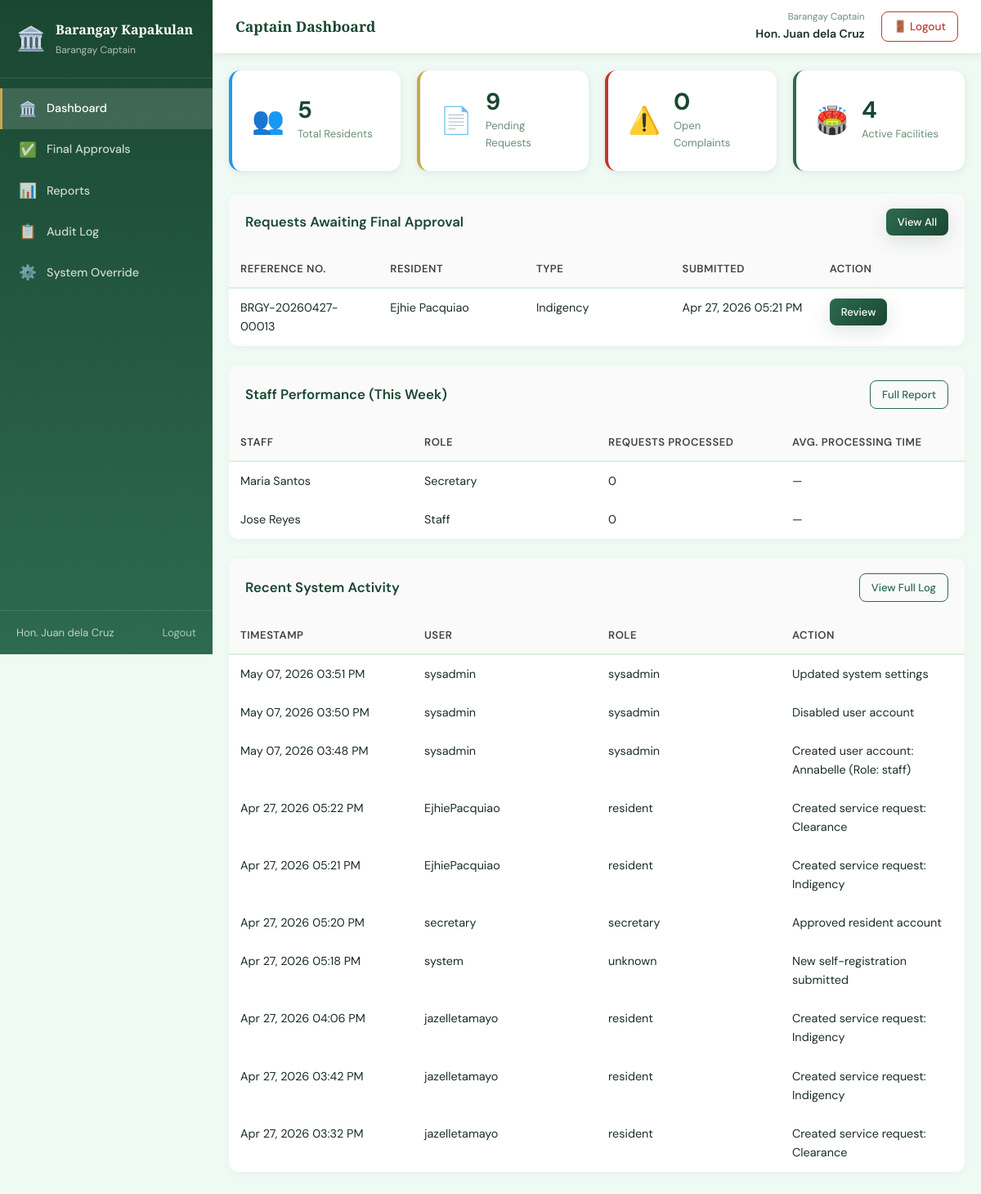
/captain/dashboard.php (signed in), run on an earlier commit of the app's database.
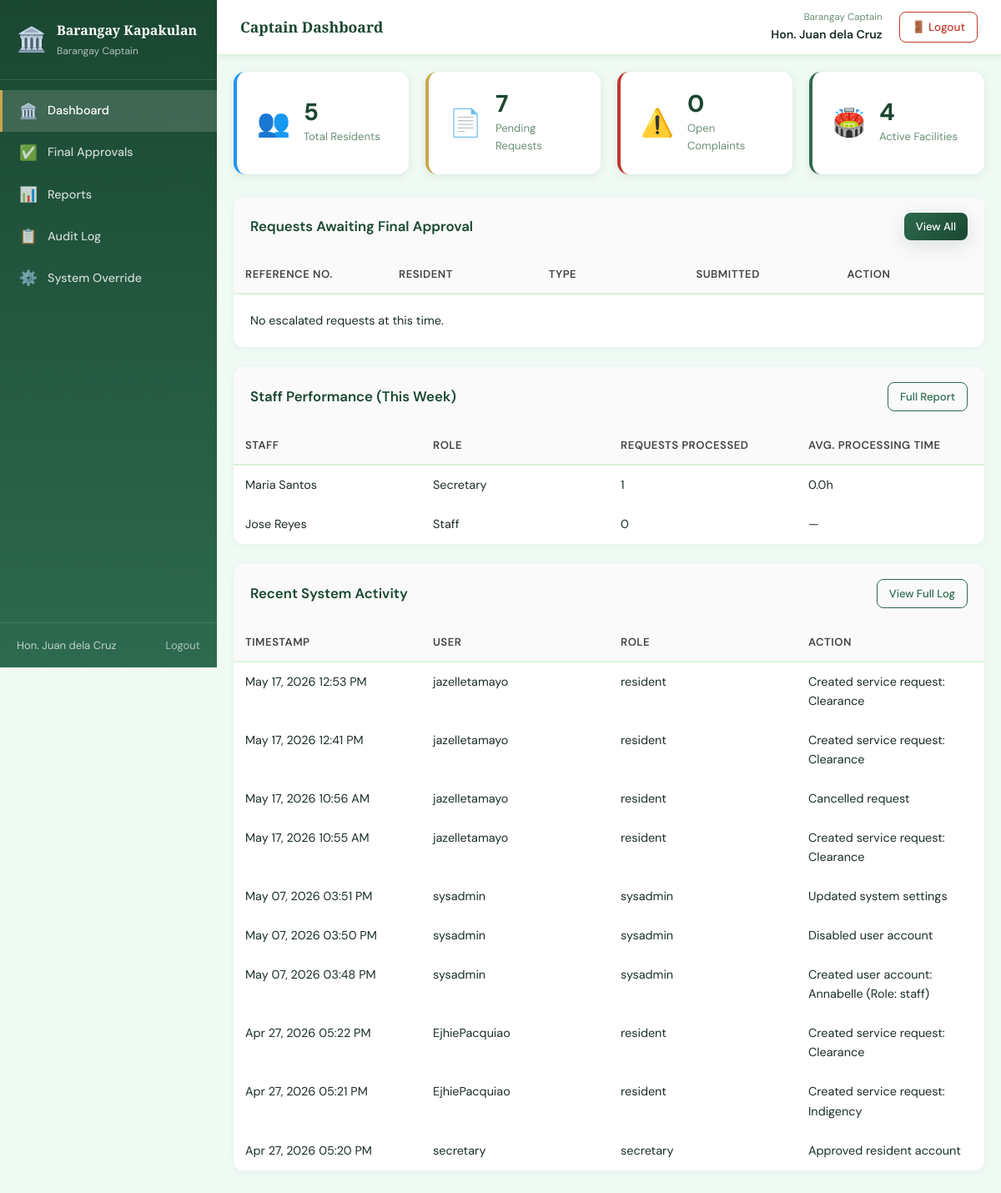
And on a later commit of the database.
### tables this page shows
CREATE TABLE `servicerequest` (
  `RequestID` int(11) NOT NULL,
  `ReferenceNo` varchar(30) NOT NULL,
  `ResidentID` int(11) NOT NULL,
  `RequestType` enum('Clearance','Indigency','FacilityReservation','Complaint') NOT NULL,
  `Purpose` text DEFAULT NULL,
  `Status` enum('Pending','ForApproval','Approved','Prepared','Released','Rejected','Cancelled') DEFAULT 'Pending',
  `Remarks` text DEFAULT NULL,
  `ProcessedBy` int(11) DEFAULT NULL,
  `ProcessedAt` datetime DEFAULT NULL,
  `ReleasedBy` int(11) DEFAULT NULL,
  `ReleasedAt` datetime DEFAULT NULL,
  `CancelledBy` int(11) DEFAULT NULL,
  `CancelledAt` datetime DEFAULT NULL,
  `CancellationReason` text DEFAULT NULL,
  `CreatedBy` int(11) DEFAULT NULL,
  `CreatedAt` datetime DEFAULT current_timestamp(),
  `UpdatedAt` datetime DEFAULT current_timestamp() ON UPDATE current_timestamp(),
  `SecretaryNote` text DEFAULT NULL,
  `PreparedBy` int(11) DEFAULT NULL,
  `PreparedAt` datetime DEFAULT NULL
);

CREATE TABLE `auditlog` (
  `LogID` int(11) NOT NULL,
  `UserAccountID` int(11) DEFAULT NULL,
  `Username` varchar(100) DEFAULT NULL,
  `Role` varchar(50) DEFAULT NULL,
  `Action` varchar(255) NOT NULL,
  `RecordAffected` varchar(100) DEFAULT NULL,
  `IPAddress` varchar(45) DEFAULT NULL,
  `LoggedAt` datetime DEFAULT current_timestamp()
);

### captain/dashboard.php (the view, shortened to what the changed rows need)
<?php
$pdo = get_db();
$pendingRequests = $pdo->query(
    "SELECT COUNT(*) FROM ServiceRequest WHERE Status IN ('Pending','ForApproval')"
)->fetchColumn();
$forApprovalRequests = $pdo->query(
    "SELECT sr.RequestID, sr.ReferenceNo, sr.RequestType,
            sr.CreatedAt, sr.Remarks,
            CONCAT(r.FirstName,' ',r.LastName) AS ResidentName
     FROM ServiceRequest sr
     JOIN Resident r ON sr.ResidentID = r.ResidentID
     WHERE sr.Status = 'ForApproval'
     ORDER BY sr.CreatedAt ASC
     LIMIT 10"
)->fetchAll(PDO::FETCH_ASSOC);
$staffPerformance = $pdo->query(
    "SELECT ua.FullName,
            ua.Role,
            COUNT(sr.RequestID)                              AS Processed,
            AVG(TIMESTAMPDIFF(HOUR, sr.CreatedAt, sr.ProcessedAt)) AS AvgHours
     FROM UserAccount ua
     LEFT JOIN ServiceRequest sr
            ON ua.UserAccountID = sr.ProcessedBy
           AND sr.ProcessedAt >= DATE_SUB(NOW(), INTERVAL 7 DAY)
     WHERE ua.Role IN ('secretary', 'staff')
       AND ua.AccountStatus = 'Active'
     GROUP BY ua.UserAccountID, ua.FullName, ua.Role
     ORDER BY Processed DESC
     LIMIT 10"
)->fetchAll(PDO::FETCH_ASSOC);
$recentActivity = $pdo->query(
    "SELECT LogID, Username, Role, Action, RecordAffected, LoggedAt
     FROM AuditLog
     ORDER BY LoggedAt DESC
     LIMIT 10"
)->fetchAll(PDO::FETCH_ASSOC);
include '../includes/header.php';
?>
<div class="app-layout">
    <?php include '../includes/sidebar.php'; ?>
    <main class="main-content">
        <div class="page-body">
            <div class="stats-grid">
                <div class="stat-card stat-yellow">
                    <div class="stat-info">
                        <span class="stat-value"><?= $pendingRequests ?></span>
                        <span class="stat-label">Pending Requests</span>
                    </div>
                </div>
            </div>
            <div class="card">
                <table class="data-table">
                    <thead>
                        <tr>
                            <th>Reference No.</th>
                            <th>Resident</th>
                            <th>Type</th>
                            <th>Submitted</th>
                            <th>Action</th>
                        </tr>
                    </thead>
                    <tbody>
                        <?php if (empty($forApprovalRequests)): ?>
                            <tr>
                                <td colspan="5" class="empty-row">No escalated requests at this time.</td>
                            </tr>
                        <?php else: ?>
                            <?php foreach ($forApprovalRequests as $req): ?>
                                <tr>
                                    <td><?= htmlspecialchars($req['ReferenceNo']) ?></td>
                                    <td><?= htmlspecialchars($req['ResidentName']) ?></td>
                                    <td><?= htmlspecialchars($req['RequestType']) ?></td>
                                    <td><?= date('M d, Y h:i A', strtotime($req['CreatedAt'])) ?></td>
                                    <td>
                                        <a href="final_approvals.php?id=<?= $req['RequestID'] ?>"
                                            class="btn btn-small btn-primary">Review</a>
                                    </td>
                                </tr>
                            <?php endforeach; ?>
                        <?php endif; ?>
                    </tbody>
                </table>
            </div>
            <div class="card">
                <table class="data-table">
                    <thead>
                        <tr>
                            <th>Staff</th>
                            <th>Role</th>
                            <th>Requests Processed</th>
                            <th>Avg. Processing Time</th>
                        </tr>
                    </thead>
                    <tbody>
                        <?php if (empty($staffPerformance)): ?>
                            <tr>
                                <td colspan="4" class="empty-row">No staff activity this week.</td>
                            </tr>
                        <?php else: ?>
                            <?php foreach ($staffPerformance as $s): ?>
                                <tr>
                                    <td><?= htmlspecialchars($s['FullName'] ?? 'Unnamed') ?></td>
                                    <td><?= htmlspecialchars(ucfirst($s['Role'])) ?></td>
                                    <td><?= (int)$s['Processed'] ?></td>
                                    <td><?= $s['AvgHours'] !== null ? number_format((float)$s['AvgHours'], 1) . 'h' : '—' ?></td>
                                </tr>
                            <?php endforeach; ?>
                        <?php endif; ?>
                    </tbody>
                </table>
            </div>
            <div class="card">
                <table class="data-table">
                    <thead>
                        <tr>
                            <th>Timestamp</th>
                            <th>User</th>
                            <th>Role</th>
                            <th>Action</th>
                        </tr>
                    </thead>
                    <tbody>
                        <?php if (empty($recentActivity)): ?>
                            <tr>
                                <td colspan="4" class="empty-row">No recent activity.</td>
                            </tr>
                        <?php else: ?>
                            <?php foreach ($recentActivity as $log): ?>
                                <tr>
                                    <td><?= date('M d, Y h:i A', strtotime($log['LoggedAt'])) ?></td>
                                    <td><?= htmlspecialchars($log['Username']) ?></td>
                                    <td><?= htmlspecialchars($log['Role']) ?></td>
                                    <td><?= htmlspecialchars($log['Action']) ?></td>
                                </tr>
                            <?php endforeach; ?>
                        <?php endif; ?>
                    </tbody>
                </table>
            </div>
        </div>
    </main>
</div>
<?php include '../includes/footer.php'; ?>

### includes/sidebar.php (shortened to what the changed rows need)
<?php
$role    = $_SESSION['role'] ?? '';
$current = $_SERVER['PHP_SELF'];
function nav_link(string $href, string $icon, string $label, string $current): string
{
    $active = (strpos($current, basename($href)) !== false) ? 'active' : '';
    return "
        <a href=\"$href\" class=\"nav-link $active\">
            <span class=\"nav-icon\">$icon</span>
            $label
        </a>";
}
?>
<aside class="sidebar">
    <nav class="sidebar-nav">
        <?php foreach ($menus[$role] ?? [] as $item): ?>
            <?= nav_link($item['href'], $item['icon'], $item['label'], $current) ?>
        <?php endforeach; ?>
    </nav>
</aside>

What changed in the data, as far as the page shows it:
no longer on this page (row edited): servicerequest: ReferenceNo "BRGY-20260427-00013", ResidentName "Ejhie Pacquiao", RequestType "Indigency", CreatedAt "Apr 27, 2026 05:21 PM"
no longer on this page (row unchanged): auditlog: LoggedAt "Apr 27, 2026 05:18 PM", Username "system", Role "unknown", Action "New self-registration submitted"
no longer on this page (row unchanged): auditlog: LoggedAt "Apr 27, 2026 04:06 PM", Username "jazelletamayo", Role "resident", Action "Created service request: Indigency"
no longer on this page (row unchanged): auditlog: LoggedAt "Apr 27, 2026 03:42 PM", Username "jazelletamayo", Role "resident", Action "Created service request: Indigency"
no longer on this page (row unchanged): auditlog: LoggedAt "Apr 27, 2026 03:32 PM", Username "jazelletamayo", Role "resident", Action "Created service request: Clearance"
added auditlog: LoggedAt "May 17, 2026 12:53 PM", Username "jazelletamayo", Role "resident", Action "Created service request: Clearance"
added auditlog: LoggedAt "May 17, 2026 12:41 PM", Username "jazelletamayo", Role "resident", Action "Created service request: Clearance"
added auditlog: LoggedAt "May 17, 2026 10:56 AM", Username "jazelletamayo", Role "resident", Action "Cancelled request"
added auditlog: LoggedAt "May 17, 2026 10:55 AM", Username "jazelletamayo", Role "resident", Action "Created service request: Clearance"
Also different on the page:
$pendingRequests: "9" → "7"
text now shown: "No escalated requests at this time."
new list line: "Maria Santos Secretary 1 0.0 h"
list line gone: "Maria Santos Secretary 0 —"
